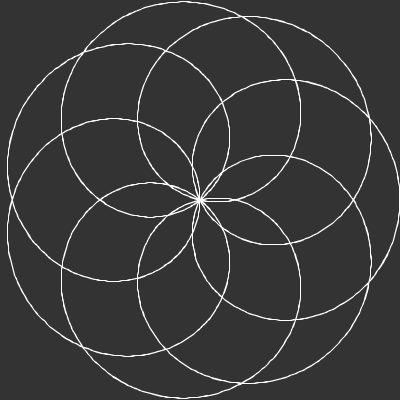
Frame 1 (no input)
Frame 60 (the mouse pressed at the canvas centre just before this capture): identical to frame 1, image omitted
Frame 120 (the mouse held since frame 60 and released just before this capture): identical to frame 1, image omitted

The Processing sketch that drew this single still picture (run headless with seeded random() and noise(); from frame 60 on, the mouse is pressed at the canvas centre):

// Processing sketch: Rose_Pattern
// ── Rose_Pattern.pde
float d = 9; //Var
float n = 7; //Var

void setup() {
  size(400, 400);
}

void draw() {
  float k = n / d;
  background(51);
  translate(width / 2, height / 2);

  beginShape();
  stroke(255);
  strokeWeight(1);
  noFill();
  for (float a = 0; a < TWO_PI * d; a += 0.02) {
    float r = 200 * cos(k * a);
    float x = r * cos(a);
    float y = r * sin(a);
    vertex(x, y);
  }
  endShape(CLOSE);
}
